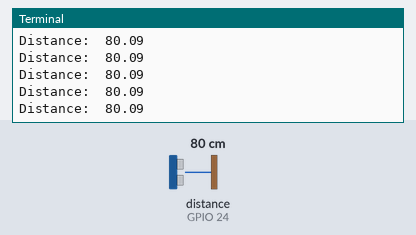
A program run on a simulated Raspberry Pi (BCM pin numbers). On the bench: the last lines printed to the terminal. The test bench sets the inputs (shaded band); at power-on: distance to the obstacle (sensor on GPIO 24) 80 cm. The echo pulse lasts 58.3 µs per cm; the clock reads 2024-03-15 10:24:30 at power-on unless the program sets it.

Above: at 5.0 s.
5.1 s: distance to the obstacle (sensor on GPIO 24) set to 2 cm
At 5.16 s:
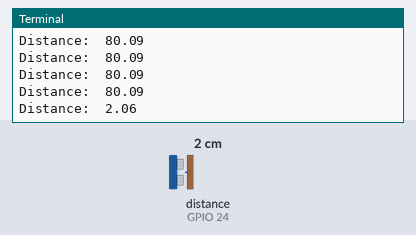
6.6 s: distance to the obstacle (sensor on GPIO 24) set to 4 cm
At 6.68 s:
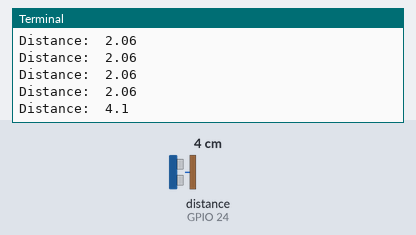
Timing chart, 0 to 9.6 s (numbered marks = the images above; inputs shaded):
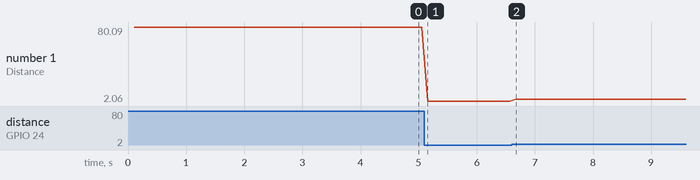

Measured:
- after the input at 5.1 s, the terminal: prints a new line after 0.06 s (image 1)
- after the input at 6.6 s, the terminal: prints a new line after 0.07 s (image 2)
- plotted number 1: 80.09 → 2.06 after the input at 5.1 s, 2.06 → 4.1 after the input at 6.6 s

The program:

ultrasonic.py
```python
import RPi.GPIO as GPIO
import time

TRIG = 23
ECHO = 24

GPIO.setmode(GPIO.BCM)
GPIO.setup(TRIG, GPIO.OUT)
GPIO.setup(ECHO, GPIO.IN)

GPIO.output(TRIG, False)
time.sleep(0.1)

count = 0
while count < 1000:
    GPIO.output(TRIG, True)
    time.sleep(0.00001)
    GPIO.output(TRIG, False)

    while GPIO.input(ECHO) == 0:
        pulse_start = time.time()

    while GPIO.input(ECHO) == 1:
        pulse_end = time.time()

    pulse_duration = pulse_end - pulse_start
    distance = 17150 * pulse_duration
    distance = round(distance, 2)
    print("Distance: ", distance)

    time.sleep(0.1)

    count+= 1

GPIO.cleanup()
```
